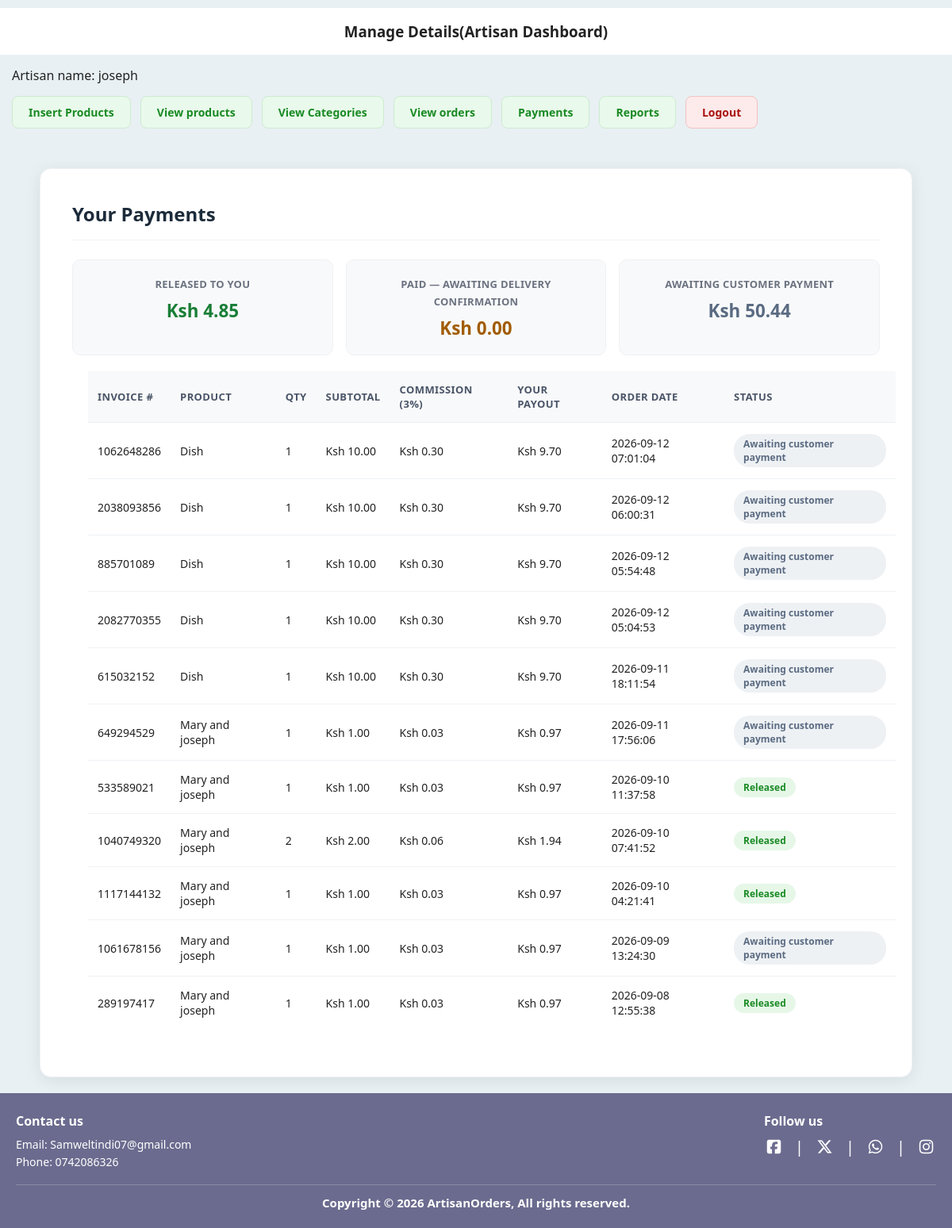
Screenshot of /Artisans/index.php?view_payment (signed in) with the database file from the repository.
### tables this page shows
CREATE TABLE `order_pending` (
  `item_id` int(11) NOT NULL,
  `customer_id` int(11) NOT NULL,
  `product_id` int(11) NOT NULL,
  `quantity` int(11) NOT NULL,
  `invoice_number` int(11) NOT NULL,
  `order_status` varchar(255) NOT NULL
);

CREATE TABLE `orders` (
  `order_id` int(11) NOT NULL,
  `customer_id` int(11) NOT NULL,
  `total_amount` int(50) NOT NULL,
  `subtotal` decimal(10,2) DEFAULT NULL,
  `platform_commission` decimal(10,2) DEFAULT NULL,
  `tax_amount` decimal(10,2) DEFAULT NULL,
  `delivery_fee` decimal(10,2) DEFAULT 150.00,
  `artisan_payout` decimal(10,2) DEFAULT NULL,
  `total_products` int(50) NOT NULL,
  `invoice_number` int(50) NOT NULL,
  `order_date` timestamp NOT NULL DEFAULT current_timestamp() ON UPDATE current_timestamp(),
  `order_status` varchar(255) NOT NULL,
  `delivery_confirmed_at` timestamp NULL DEFAULT NULL
);

CREATE TABLE `products` (
  `product_id` int(11) NOT NULL,
  `category_id` int(11) NOT NULL,
  `artisan_id` int(11) NOT NULL,
  `product_name` varchar(255) NOT NULL,
  `product_description` varchar(255) NOT NULL,
  `product_keywords` varchar(255) NOT NULL,
  `product_image` varchar(255) NOT NULL,
  `stock_quantity` int(11) NOT NULL,
  `product_price` decimal(10,0) NOT NULL,
  `date` timestamp NOT NULL DEFAULT current_timestamp() ON UPDATE current_timestamp(),
  `status` varchar(100) NOT NULL,
  `approval_status` enum('pending','approved','suspended') NOT NULL DEFAULT 'approved'
);

### Artisans/view_payment.php (the view, shortened to what this page needs)
<?php
$artisan_username = $_SESSION['username'];
$artisan_stmt = mysqli_prepare($conn, "SELECT artisan_id FROM artisans WHERE username = ?");
mysqli_stmt_bind_param($artisan_stmt, "s", $artisan_username);
mysqli_stmt_execute($artisan_stmt);
$artisan_row = mysqli_fetch_assoc(mysqli_stmt_get_result($artisan_stmt));
$artisan_id = $artisan_row['artisan_id'];
$payments_stmt = mysqli_prepare($conn, "
    SELECT
        o.invoice_number,
        o.order_date,
        o.order_status,
        o.delivery_confirmed_at,
        p.product_name,
        op.quantity,
        p.product_price
    FROM order_pending op
    JOIN products p ON op.product_id = p.product_id
    JOIN orders o    ON op.invoice_number = o.invoice_number AND op.customer_id = o.customer_id
    WHERE p.artisan_id = ?
    ORDER BY o.order_date DESC
");
mysqli_stmt_bind_param($payments_stmt, "i", $artisan_id);
mysqli_stmt_execute($payments_stmt);
$payments_result = mysqli_stmt_get_result($payments_stmt);
$rows = [];
$total_released  = 0;
$total_pending   = 0;
$total_unpaid    = 0;
while ($row = mysqli_fetch_assoc($payments_result)) {
    $line_subtotal  = $row['product_price'] * $row['quantity'];
    $line_commission = round($line_subtotal * PLATFORM_COMMISSION_RATE, 2);
    $line_payout     = $line_subtotal - $line_commission;
    $is_paid      = ($row['order_status'] === 'complete');
    $is_delivered = !empty($row['delivery_confirmed_at']);
    if ($is_paid && $is_delivered) {
        $release_status = 'Released';
        $release_class  = 'status-released';
        $total_released += $line_payout;
    } elseif ($is_paid) {
        $release_status = 'Pending delivery confirmation';
        $release_class  = 'status-pending';
        $total_pending += $line_payout;
    } else {
        $release_status = 'Awaiting customer payment';
        $release_class  = 'status-unpaid';
        $total_unpaid += $line_payout;
    }
    $row['line_subtotal']   = $line_subtotal;
    $row['line_commission'] = $line_commission;
    $row['line_payout']     = $line_payout;
    $row['release_status']  = $release_status;
    $row['release_class']   = $release_class;
    $rows[] = $row;
}
?>
<div class="products-card">
<h3>Your Payments</h3>
<div class="summary-cards">
    <div class="summary-card">
        <span>Released to you</span>
        <span class="amount" style="color:#1a7f37;">Ksh <?php echo number_format($total_released, 2); ?></span>
    </div>
    <div class="summary-card">
        <span>Paid — awaiting delivery confirmation</span>
        <span class="amount" style="color:#a15c00;">Ksh <?php echo number_format($total_pending, 2); ?></span>
    </div>
    <div class="summary-card">
        <span>Awaiting customer payment</span>
        <span class="amount" style="color:#5a6b82;">Ksh <?php echo number_format($total_unpaid, 2); ?></span>
    </div>
</div>
<table class="table1">
    <thead>
        <tr>
            <th>Invoice #</th>
            <th>Product</th>
            <th>Qty</th>
            <th>Subtotal</th>
            <th>Commission (3%)</th>
            <th>Your Payout</th>
            <th>Order Date</th>
            <th>Status</th>
        </tr>
    </thead>
    <tbody>
        <?php if (count($rows) === 0): ?>
            <tr><td colspan="8" style="text-align:center;">No payments yet.</td></tr>
        <?php else: foreach ($rows as $row): ?>
            <tr>
                <td><?php echo htmlspecialchars($row['invoice_number']); ?></td>
                <td><?php echo htmlspecialchars($row['product_name']); ?></td>
                <td><?php echo (int) $row['quantity']; ?></td>
                <td>Ksh <?php echo number_format($row['line_subtotal'], 2); ?></td>
                <td>Ksh <?php echo number_format($row['line_commission'], 2); ?></td>
                <td>Ksh <?php echo number_format($row['line_payout'], 2); ?></td>
                <td><?php echo htmlspecialchars($row['order_date']); ?></td>
                <td><span class="status-badge <?php echo $row['release_class']; ?>"><?php echo htmlspecialchars($row['release_status']); ?></span></td>
            </tr>
        <?php endforeach; endif; ?>
    </tbody>
</table>
</div>

### style.css (style rules this page uses)
:root { --background-green: #60f378; --text-gray: #555; --footer-purple:#6b6b8f; --card-gray: #d9d9d9; --border: #e2e6ea; --navy: #14213d; --navy-soft: #2a3a5c; --teal: #0f8d2e; --teal--tint: #07f6f6; --text-muted: #6b7280; --danger: #c1443a; --teal-dark: #0b6b6d; }
*,*::before, *::after { box-sizing: border-box; margin: 0; padding: 0; }
body { font-family: system-ui, -apple-system, BlinkMacSystemFont,"Segoe UI",Roboto, Arial, Helvetica, sans-serif; background: var(--background-green); background-color: #60f378; color: #222; }

### Artisans/index.php (style rules this page uses)
body { background: #E8F0F3; }
.table1 { width: 100%; border-collapse: collapse; margin: 20px; }
.table1 th, .table1 td { border: 1px solid #2b0808; padding: 8px; text-align: left; }
.table1 th { background-color: #f2f2f2; }

### Artisans/view_payment.php (style rules this page uses)
.products-card { max-width: 1100px; margin: 20px auto; padding: 40px; background: #ffffff; border-radius: 14px; box-shadow: 0 4px 20px rgba(0,0,0,0.08); border: 1px solid #eef1f4; }
.products-card h3 { text-align: left; color: #1c2b3a; font-size: 1.5rem; font-weight: 700; border-bottom: 1px solid #eef1f4; padding-bottom: 16px; margin: 0 0 24px 0; }
.table1 { width: 100%; border-collapse: collapse; font-size: 14px; margin-top: 20px; }
.table1 th, .table1 td { border: none; border-bottom: 1px solid #eef1f4; padding: 14px 12px; text-align: left; }
.table1 thead th { background-color: #f8f9fa; color: #4a5568; font-weight: 600; font-size: 13px; text-transform: uppercase; letter-spacing: 0.03em; }
.table1 tbody tr:last-child td { border-bottom: none; }
.summary-cards { display:flex; gap:16px; margin-top:8px; flex-wrap:wrap; }
.summary-card { flex:1; min-width:200px; background:#f8f9fa; border:1px solid #eef1f4; border-radius:10px; padding:18px; text-align:center; }
.summary-card span:first-child { font-size: 13px; color: #6b7280; font-weight: 600; text-transform: uppercase; letter-spacing: 0.02em; }
.summary-card .amount { font-size:1.4rem; font-weight:700; display:block; margin-top:8px; }
.status-badge { display: inline-block; padding: 4px 12px; border-radius: 20px; font-size: 12px; font-weight: 600; }
.status-released { background-color: #e6f7e8; color: #1a8a24; }
.status-unpaid { background-color: #eef1f4; color: #5a6b82; }

### rows the page displays
order_pending: orders.invoice_number "1062648286", product.product_name "Dish", quantity "1", product.product_price "10.00", line_commission "0.30", line_payout "9.70", orders.order_date "2026-09-12 07:01:04", release_status "Awaiting customer payment"
order_pending: orders.invoice_number "2038093856", product.product_name "Dish", quantity "1", product.product_price "10.00", line_commission "0.30", line_payout "9.70", orders.order_date "2026-09-12 06:00:31", release_status "Awaiting customer payment"
order_pending: orders.invoice_number "885701089", product.product_name "Dish", quantity "1", product.product_price "10.00", line_commission "0.30", line_payout "9.70", orders.order_date "2026-09-12 05:54:48", release_status "Awaiting customer payment"
order_pending: orders.invoice_number "2082770355", product.product_name "Dish", quantity "1", product.product_price "10.00", line_commission "0.30", line_payout "9.70", orders.order_date "2026-09-12 05:04:53", release_status "Awaiting customer payment"
order_pending: orders.invoice_number "615032152", product.product_name "Dish", quantity "1", product.product_price "10.00", line_commission "0.30", line_payout "9.70", orders.order_date "2026-09-11 18:11:54", release_status "Awaiting customer payment"
order_pending: orders.invoice_number "649294529", product.product_name "Mary and joseph", quantity "1", product.product_price "1.00", line_commission "0.03", line_payout "0.97", orders.order_date "2026-09-11 17:56:06", release_status "Awaiting customer payment"
order_pending: orders.invoice_number "533589021", product.product_name "Mary and joseph", quantity "1", product.product_price "1.00", line_commission "0.03", line_payout "0.97", orders.order_date "2026-09-10 11:37:58", release_status "Released"
order_pending: orders.invoice_number "1040749320", product.product_name "Mary and joseph", quantity "2", quantity "2.00", line_commission "0.06", line_payout "1.94", orders.order_date "2026-09-10 07:41:52", release_status "Released"
order_pending: orders.invoice_number "1117144132", product.product_name "Mary and joseph", quantity "1", product.product_price "1.00", line_commission "0.03", line_payout "0.97", orders.order_date "2026-09-10 04:21:41", release_status "Released"
order_pending: orders.invoice_number "1061678156", product.product_name "Mary and joseph", quantity "1", product.product_price "1.00", line_commission "0.03", line_payout "0.97", orders.order_date "2026-09-09 13:24:30", release_status "Awaiting customer payment"
order_pending: orders.invoice_number "289197417", product.product_name "Mary and joseph", quantity "1", product.product_price "1.00", line_commission "0.03", line_payout "0.97", orders.order_date "2026-09-08 12:55:38", release_status "Released"

### other values shown
$_SESSION['username'] "joseph"
$total_released "4.85"
$total_pending "0.00"
$total_unpaid "50.44"
